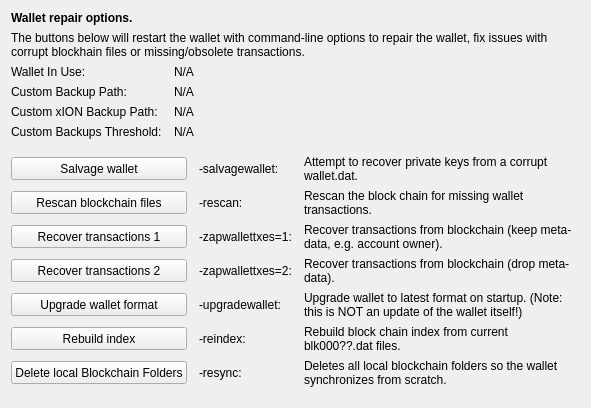
     <widget class="QWidget" name="tab_repair">
      <attribute name="title">
       <string>&amp;Wallet Repair</string>
      </attribute>
      <layout class="QGridLayout" name="gridLayout_4" columnstretch="0,0,0,0">
       <property name="horizontalSpacing">
        <number>12</number>
       </property>
       <item row="0" column="0" colspan="4">
        <widget class="QLabel" name="label_repair_header">
         <property name="font">
          <font>
           <weight>75</weight>
           <bold>true</bold>
          </font>
         </property>
         <property name="text">
          <string>Wallet repair options.</string>
         </property>
        </widget>
       </item>
       <item row="1" column="0" colspan="4">
        <widget class="QLabel" name="label_repair_helptext">
         <property name="font">
          <font>
           <weight>50</weight>
           <bold>false</bold>
          </font>
         </property>
         <property name="text">
          <string>The buttons below will restart the wallet with command-line options to repair the wallet, fix issues with corrupt blockhain files or missing/obsolete transactions.</string>
         </property>
         <property name="wordWrap">
          <bool>true</bool>
         </property>
        </widget>
       </item>
       <item row="2" column="0">
        <widget class="QLabel" name="wallet_path_label">
         <property name="text">
          <string>Wallet In Use:</string>
         </property>
        </widget>
       </item>
       <item row="2" column="1" colspan="3">
        <widget class="QLabel" name="wallet_path">
         <property name="cursor">
          <cursorShape>IBeamCursor</cursorShape>
         </property>
         <property name="text">
          <string>N/A</string>
         </property>
         <property name="textFormat">
          <enum>Qt::PlainText</enum>
         </property>
         <property name="textInteractionFlags">
          <set>Qt::LinksAccessibleByMouse|Qt::TextSelectableByKeyboard|Qt::TextSelectableByMouse</set>
         </property>
        </widget>
       </item>
       <item row="3" column="0">
        <widget class="QLabel" name="wallet_custombackuppath_label">
         <property name="visible">
          <bool>false</bool>
         </property>
         <property name="text">
          <string>Custom Backup Path:</string>
         </property>
        </widget>
       </item>
       <item row="3" column="1" colspan="3">
        <widget class="QLabel" name="wallet_custombackuppath">
         <property name="cursor">
          <cursorShape>IBeamCursor</cursorShape>
         </property>
         <property name="visible">
          <bool>false</bool>
         </property>
         <property name="text">
          <string>N/A</string>
         </property>
         <property name="textFormat">
          <enum>Qt::PlainText</enum>
         </property>
         <property name="textInteractionFlags">
          <set>Qt::LinksAccessibleByMouse|Qt::TextSelectableByKeyboard|Qt::TextSelectableByMouse</set>
         </property>
        </widget>
       </item>
       <item row="4" column="0">
        <widget class="QLabel" name="wallet_customxionbackuppath_label">
         <property name="visible">
          <bool>false</bool>
         </property>
         <property name="text">
          <string>Custom xION Backup Path:</string>
         </property>
        </widget>
       </item>
       <item row="4" column="1" colspan="3">
        <widget class="QLabel" name="wallet_customxionbackuppath">
         <property name="cursor">
          <cursorShape>IBeamCursor</cursorShape>
         </property>
         <property name="visible">
          <bool>false</bool>
         </property>
         <property name="text">
          <string>N/A</string>
         </property>
         <property name="textFormat">
          <enum>Qt::PlainText</enum>
         </property>
         <property name="textInteractionFlags">
          <set>Qt::LinksAccessibleByMouse|Qt::TextSelectableByKeyboard|Qt::TextSelectableByMouse</set>
         </property>
        </widget>
       </item>
       <item row="5" column="0">
        <widget class="QLabel" name="wallet_custombackupthreshold_label">
         <property name="visible">
          <bool>false</bool>
         </property>
         <property name="text">
          <string>Custom Backups Threshold:</string>
         </property>
        </widget>
       </item>
       <item row="5" column="1" colspan="3">
        <widget class="QLabel" name="wallet_custombackupthreshold">
         <property name="cursor">
          <cursorShape>IBeamCursor</cursorShape>
         </property>
         <property name="visible">
          <bool>false</bool>
         </property>
         <property name="text">
          <string>N/A</string>
         </property>
         <property name="textFormat">
          <enum>Qt::PlainText</enum>
         </property>
         <property name="textInteractionFlags">
          <set>Qt::LinksAccessibleByMouse|Qt::TextSelectableByKeyboard|Qt::TextSelectableByMouse</set>
         </property>
        </widget>
       </item>
       <item row="6" column="0">
        <spacer name="verticalSpacer_repair1">
         <property name="orientation">
          <enum>Qt::Vertical</enum>
         </property>
         <property name="sizeHint" stdset="0">
          <size>
           <width>10</width>
           <height>10</height>
          </size>
         </property>
        </spacer>
       </item>
       <item row="7" column="0" colspan="2">
        <widget class="QPushButton" name="btn_salvagewallet">
         <property name="minimumSize">
          <size>
           <width>100</width>
           <height>23</height>
          </size>
         </property>
         <property name="text">
          <string>Salvage wallet</string>
         </property>
        </widget>
       </item>
       <item row="7" column="2">
        <widget class="QLabel" name="label_repair_salvage_command">
         <property name="text">
          <string notr="true">-salvagewallet:</string>
         </property>
        </widget>
       </item>
       <item row="7" column="3">
        <widget class="QLabel" name="label_repair_salvage">
         <property name="text">
          <string>Attempt to recover private keys from a corrupt wallet.dat.</string>
         </property>
         <property name="wordWrap">
          <bool>true</bool>
         </property>
        </widget>
       </item>
       <item row="8" column="0" colspan="2">
        <widget class="QPushButton" name="btn_rescan">
         <property name="minimumSize">
          <size>
           <width>100</width>
           <height>23</height>
          </size>
         </property>
         <property name="text">
          <string>Rescan blockchain files</string>
         </property>
        </widget>
       </item>
       <item row="8" column="2">
        <widget class="QLabel" name="label_repair_rescan_command">
         <property name="text">
          <string notr="true">-rescan:</string>
         </property>
        </widget>
       </item>
       <item row="8" column="3">
        <widget class="QLabel" name="label_repair_rescan">
         <property name="text">
          <string>Rescan the block chain for missing wallet transactions.</string>
         </property>
         <property name="wordWrap">
          <bool>true</bool>
         </property>
        </widget>
       </item>
       <item row="9" column="0" colspan="2">
        <widget class="QPushButton" name="btn_zapwallettxes1">
         <property name="minimumSize">
          <size>
           <width>100</width>
           <height>23</height>
          </size>
         </property>
         <property name="text">
          <string>Recover transactions 1</string>
         </property>
        </widget>
       </item>
       <item row="9" column="2">
        <widget class="QLabel" name="label_repair_zap1_command">
         <property name="text">
          <string notr="true">-zapwallettxes=1:</string>
         </property>
        </widget>
       </item>
       <item row="9" column="3">
        <widget class="QLabel" name="label_repair_zap1">
         <property name="text">
          <string>Recover transactions from blockchain (keep meta-data, e.g. account owner).</string>
         </property>
         <property name="wordWrap">
          <bool>true</bool>
         </property>
        </widget>
       </item>
       <item row="10" column="0" colspan="2">
        <widget class="QPushButton" name="btn_zapwallettxes2">
         <property name="minimumSize">
          <size>
           <width>100</width>
           <height>23</height>
          </size>
         </property>
         <property name="text">
          <string>Recover transactions 2</string>
         </property>
        </widget>
       </item>
       <item row="10" column="2">
        <widget class="QLabel" name="label_repair_zap2_command">
         <property name="text">
          <string notr="true">-zapwallettxes=2:</string>
         </property>
        </widget>
       </item>
       <item row="10" column="3">
        <widget class="QLabel" name="label_repair_zap2">
         <property name="text">
          <string>Recover transactions from blockchain (drop meta-data).</string>
         </property>
         <property name="wordWrap">
          <bool>true</bool>
         </property>
        </widget>
       </item>
       <item row="11" column="0" colspan="2">
        <widget class="QPushButton" name="btn_upgradewallet">
         <property name="minimumSize">
          <size>
           <width>100</width>
           <height>23</height>
          </size>
         </property>
         <property name="text">
          <string>Upgrade wallet format</string>
         </property>
        </widget>
       </item>
       <item row="11" column="2">
        <widget class="QLabel" name="label_repair_upgrade_command">
         <property name="text">
          <string notr="true">-upgradewallet:</string>
         </property>
        </widget>
       </item>
       <item row="11" column="3">
        <widget class="QLabel" name="label_repair_upgrade">
         <property name="text">
          <string>Upgrade wallet to latest format on startup. (Note: this is NOT an update of the wallet itself!)</string>
         </property>
         <property name="wordWrap">
          <bool>true</bool>
         </property>
        </widget>
       </item>
       <item row="12" column="0" colspan="2">
        <widget class="QPushButton" name="btn_reindex">
         <property name="minimumSize">
          <size>
           <width>100</width>
           <height>23</height>
          </size>
         </property>
         <property name="text">
          <string>Rebuild index</string>
         </property>
        </widget>
       </item>
       <item row="12" column="2">
        <widget class="QLabel" name="label_repair_reindex_command">
         <property name="text">
          <string notr="true">-reindex:</string>
         </property>
        </widget>
       </item>
       <item row="12" column="3">
        <widget class="QLabel" name="label_repair_reindex">
         <property name="text">
          <string>Rebuild block chain index from current blk000??.dat files.</string>
         </property>
         <property name="wordWrap">
          <bool>true</bool>
         </property>
        </widget>
       </item>
       <item row="13" column="0" colspan="2">
        <widget class="QPushButton" name="btn_resync">
         <property name="minimumSize">
          <size>
           <width>100</width>
           <height>23</height>
          </size>
         </property>
         <property name="text">
          <string>Delete local Blockchain Folders</string>
         </property>
        </widget>
       </item>
       <item row="13" column="2">
        <widget class="QLabel" name="label_repair_resync_command">
         <property name="text">
          <string>-resync:</string>
         </property>
        </widget>
       </item>
       <item row="13" column="3">
        <widget class="QLabel" name="label_repair_resync">
         <property name="text">
          <string>Deletes all local blockchain folders so the wallet synchronizes from scratch.</string>
         </property>
         <property name="wordWrap">
          <bool>true</bool>
         </property>
        </widget>
       </item>
       <item row="14" column="0">
        <spacer name="verticalSpacer_repair2">
         <property name="orientation">
          <enum>Qt::Vertical</enum>
         </property>
         <property name="sizeHint" stdset="0">
          <size>
           <width>20</width>
           <height>10</height>
          </size>
         </property>
        </spacer>
       </item>
      </layout>
     </widget>
